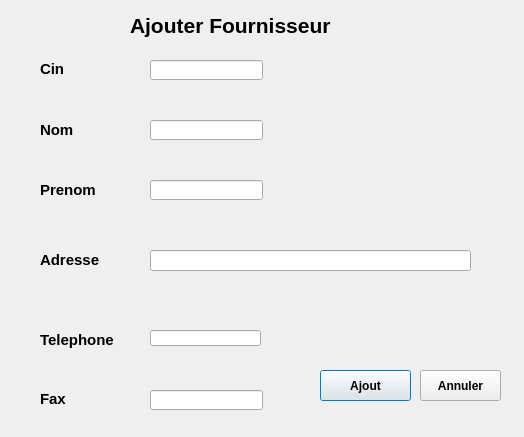
<?xml version="1.0" encoding="UTF-8"?>
<ui version="4.0">
 <class>interface_fournisseur</class>
 <widget class="QDialog" name="interface_fournisseur">
  <property name="geometry">
   <rect>
    <x>0</x>
    <y>0</y>
    <width>524</width>
    <height>437</height>
   </rect>
  </property>
  <property name="windowTitle">
   <string>Ajouter Fournisseur</string>
  </property>
  <property name="styleSheet">
   <string notr="true">background-image: url(:/Arriere/images/ajout_four_interface.jpg);</string>
  </property>
  <widget class="QLabel" name="label">
   <property name="geometry">
    <rect>
     <x>40</x>
     <y>60</y>
     <width>51</width>
     <height>16</height>
    </rect>
   </property>
   <property name="font">
    <font>
     <weight>75</weight>
     <bold>true</bold>
    </font>
   </property>
   <property name="text">
    <string>&lt;!DOCTYPE HTML PUBLIC &quot;-//W3C//DTD HTML 4.0//EN&quot; &quot;http://www.w3.org/TR/REC-html40/strict.dtd&quot;&gt;
&lt;html&gt;&lt;head&gt;&lt;meta name=&quot;qrichtext&quot; content=&quot;1&quot; /&gt;&lt;style type=&quot;text/css&quot;&gt;
p, li { white-space: pre-wrap; }
&lt;/style&gt;&lt;/head&gt;&lt;body style=&quot; font-family:'MS Shell Dlg 2'; font-size:8.25pt; font-weight:400; font-style:normal;&quot;&gt;
&lt;p style=&quot; margin-top:0px; margin-bottom:0px; margin-left:0px; margin-right:0px; -qt-block-indent:0; text-indent:0px;&quot;&gt;&lt;span style=&quot; font-size:11pt; font-weight:600;&quot;&gt;Cin &lt;/span&gt;&lt;/p&gt;&lt;/body&gt;&lt;/html&gt;</string>
   </property>
  </widget>
  <widget class="QLabel" name="label_2">
   <property name="geometry">
    <rect>
     <x>40</x>
     <y>120</y>
     <width>51</width>
     <height>21</height>
    </rect>
   </property>
   <property name="font">
    <font>
     <weight>75</weight>
     <bold>true</bold>
    </font>
   </property>
   <property name="text">
    <string>&lt;!DOCTYPE HTML PUBLIC &quot;-//W3C//DTD HTML 4.0//EN&quot; &quot;http://www.w3.org/TR/REC-html40/strict.dtd&quot;&gt;
&lt;html&gt;&lt;head&gt;&lt;meta name=&quot;qrichtext&quot; content=&quot;1&quot; /&gt;&lt;style type=&quot;text/css&quot;&gt;
p, li { white-space: pre-wrap; }
&lt;/style&gt;&lt;/head&gt;&lt;body style=&quot; font-family:'MS Shell Dlg 2'; font-size:8.25pt; font-weight:400; font-style:normal;&quot;&gt;
&lt;p style=&quot; margin-top:0px; margin-bottom:0px; margin-left:0px; margin-right:0px; -qt-block-indent:0; text-indent:0px;&quot;&gt;&lt;span style=&quot; font-size:11pt; font-weight:600;&quot;&gt;Nom&lt;/span&gt;&lt;/p&gt;&lt;/body&gt;&lt;/html&gt;</string>
   </property>
  </widget>
  <widget class="QLabel" name="label_3">
   <property name="geometry">
    <rect>
     <x>40</x>
     <y>180</y>
     <width>61</width>
     <height>21</height>
    </rect>
   </property>
   <property name="font">
    <font>
     <weight>75</weight>
     <bold>true</bold>
    </font>
   </property>
   <property name="text">
    <string>&lt;!DOCTYPE HTML PUBLIC &quot;-//W3C//DTD HTML 4.0//EN&quot; &quot;http://www.w3.org/TR/REC-html40/strict.dtd&quot;&gt;
&lt;html&gt;&lt;head&gt;&lt;meta name=&quot;qrichtext&quot; content=&quot;1&quot; /&gt;&lt;style type=&quot;text/css&quot;&gt;
p, li { white-space: pre-wrap; }
&lt;/style&gt;&lt;/head&gt;&lt;body style=&quot; font-family:'MS Shell Dlg 2'; font-size:8.25pt; font-weight:400; font-style:normal;&quot;&gt;
&lt;p style=&quot; margin-top:0px; margin-bottom:0px; margin-left:0px; margin-right:0px; -qt-block-indent:0; text-indent:0px;&quot;&gt;&lt;span style=&quot; font-size:11pt; font-weight:600;&quot;&gt;Prenom&lt;/span&gt;&lt;/p&gt;&lt;/body&gt;&lt;/html&gt;</string>
   </property>
  </widget>
  <widget class="QLabel" name="label_4">
   <property name="geometry">
    <rect>
     <x>40</x>
     <y>250</y>
     <width>71</width>
     <height>21</height>
    </rect>
   </property>
   <property name="font">
    <font>
     <weight>75</weight>
     <bold>true</bold>
    </font>
   </property>
   <property name="text">
    <string>&lt;!DOCTYPE HTML PUBLIC &quot;-//W3C//DTD HTML 4.0//EN&quot; &quot;http://www.w3.org/TR/REC-html40/strict.dtd&quot;&gt;
&lt;html&gt;&lt;head&gt;&lt;meta name=&quot;qrichtext&quot; content=&quot;1&quot; /&gt;&lt;style type=&quot;text/css&quot;&gt;
p, li { white-space: pre-wrap; }
&lt;/style&gt;&lt;/head&gt;&lt;body style=&quot; font-family:'MS Shell Dlg 2'; font-size:8.25pt; font-weight:400; font-style:normal;&quot;&gt;
&lt;p style=&quot; margin-top:0px; margin-bottom:0px; margin-left:0px; margin-right:0px; -qt-block-indent:0; text-indent:0px;&quot;&gt;&lt;span style=&quot; font-size:11pt; font-weight:600;&quot;&gt;Adresse&lt;/span&gt;&lt;/p&gt;&lt;/body&gt;&lt;/html&gt;</string>
   </property>
  </widget>
  <widget class="QLabel" name="label_5">
   <property name="geometry">
    <rect>
     <x>40</x>
     <y>330</y>
     <width>91</width>
     <height>21</height>
    </rect>
   </property>
   <property name="font">
    <font>
     <weight>75</weight>
     <bold>true</bold>
    </font>
   </property>
   <property name="text">
    <string>&lt;!DOCTYPE HTML PUBLIC &quot;-//W3C//DTD HTML 4.0//EN&quot; &quot;http://www.w3.org/TR/REC-html40/strict.dtd&quot;&gt;
&lt;html&gt;&lt;head&gt;&lt;meta name=&quot;qrichtext&quot; content=&quot;1&quot; /&gt;&lt;style type=&quot;text/css&quot;&gt;
p, li { white-space: pre-wrap; }
&lt;/style&gt;&lt;/head&gt;&lt;body style=&quot; font-family:'MS Shell Dlg 2'; font-size:8.25pt; font-weight:400; font-style:normal;&quot;&gt;
&lt;p style=&quot; margin-top:0px; margin-bottom:0px; margin-left:0px; margin-right:0px; -qt-block-indent:0; text-indent:0px;&quot;&gt;&lt;span style=&quot; font-size:11pt; font-weight:600;&quot;&gt;Telephone&lt;/span&gt;&lt;/p&gt;&lt;/body&gt;&lt;/html&gt;</string>
   </property>
  </widget>
  <widget class="QLabel" name="label_6">
   <property name="geometry">
    <rect>
     <x>40</x>
     <y>390</y>
     <width>31</width>
     <height>16</height>
    </rect>
   </property>
   <property name="font">
    <font>
     <weight>75</weight>
     <bold>true</bold>
    </font>
   </property>
   <property name="text">
    <string>&lt;!DOCTYPE HTML PUBLIC &quot;-//W3C//DTD HTML 4.0//EN&quot; &quot;http://www.w3.org/TR/REC-html40/strict.dtd&quot;&gt;
&lt;html&gt;&lt;head&gt;&lt;meta name=&quot;qrichtext&quot; content=&quot;1&quot; /&gt;&lt;style type=&quot;text/css&quot;&gt;
p, li { white-space: pre-wrap; }
&lt;/style&gt;&lt;/head&gt;&lt;body style=&quot; font-family:'MS Shell Dlg 2'; font-size:8.25pt; font-weight:400; font-style:normal;&quot;&gt;
&lt;p style=&quot; margin-top:0px; margin-bottom:0px; margin-left:0px; margin-right:0px; -qt-block-indent:0; text-indent:0px;&quot;&gt;&lt;span style=&quot; font-size:11pt; font-weight:600;&quot;&gt;Fax&lt;/span&gt;&lt;/p&gt;&lt;/body&gt;&lt;/html&gt;</string>
   </property>
  </widget>
  <widget class="QLineEdit" name="cinLE">
   <property name="geometry">
    <rect>
     <x>150</x>
     <y>60</y>
     <width>113</width>
     <height>20</height>
    </rect>
   </property>
  </widget>
  <widget class="QLineEdit" name="NomLE">
   <property name="geometry">
    <rect>
     <x>150</x>
     <y>120</y>
     <width>113</width>
     <height>20</height>
    </rect>
   </property>
  </widget>
  <widget class="QLineEdit" name="PrenomLE">
   <property name="geometry">
    <rect>
     <x>150</x>
     <y>180</y>
     <width>113</width>
     <height>20</height>
    </rect>
   </property>
  </widget>
  <widget class="QLineEdit" name="AdrLE">
   <property name="geometry">
    <rect>
     <x>150</x>
     <y>250</y>
     <width>321</width>
     <height>21</height>
    </rect>
   </property>
  </widget>
  <widget class="QLineEdit" name="teLE">
   <property name="geometry">
    <rect>
     <x>150</x>
     <y>330</y>
     <width>111</width>
     <height>16</height>
    </rect>
   </property>
   <property name="text">
    <string/>
   </property>
  </widget>
  <widget class="QLineEdit" name="faxLE">
   <property name="geometry">
    <rect>
     <x>150</x>
     <y>390</y>
     <width>113</width>
     <height>20</height>
    </rect>
   </property>
  </widget>
  <widget class="QPushButton" name="AjoutPB">
   <property name="geometry">
    <rect>
     <x>320</x>
     <y>370</y>
     <width>91</width>
     <height>31</height>
    </rect>
   </property>
   <property name="font">
    <font>
     <weight>75</weight>
     <bold>true</bold>
    </font>
   </property>
   <property name="text">
    <string>Ajout</string>
   </property>
  </widget>
  <widget class="QPushButton" name="RetPB">
   <property name="geometry">
    <rect>
     <x>420</x>
     <y>370</y>
     <width>81</width>
     <height>31</height>
    </rect>
   </property>
   <property name="font">
    <font>
     <weight>75</weight>
     <bold>true</bold>
    </font>
   </property>
   <property name="text">
    <string>Annuler</string>
   </property>
  </widget>
  <widget class="QLabel" name="label_7">
   <property name="geometry">
    <rect>
     <x>130</x>
     <y>10</y>
     <width>211</width>
     <height>31</height>
    </rect>
   </property>
   <property name="text">
    <string>&lt;!DOCTYPE HTML PUBLIC &quot;-//W3C//DTD HTML 4.0//EN&quot; &quot;http://www.w3.org/TR/REC-html40/strict.dtd&quot;&gt;
&lt;html&gt;&lt;head&gt;&lt;meta name=&quot;qrichtext&quot; content=&quot;1&quot; /&gt;&lt;style type=&quot;text/css&quot;&gt;
p, li { white-space: pre-wrap; }
&lt;/style&gt;&lt;/head&gt;&lt;body style=&quot; font-family:'MS Shell Dlg 2'; font-size:8.25pt; font-weight:400; font-style:normal;&quot;&gt;
&lt;p style=&quot; margin-top:0px; margin-bottom:0px; margin-left:0px; margin-right:0px; -qt-block-indent:0; text-indent:0px;&quot;&gt;&lt;span style=&quot; font-size:16pt; font-weight:600;&quot;&gt;Ajouter Fournisseur&lt;/span&gt;&lt;/p&gt;&lt;/body&gt;&lt;/html&gt;</string>
   </property>
  </widget>
 </widget>
 <resources/>
 <connections/>
</ui>
